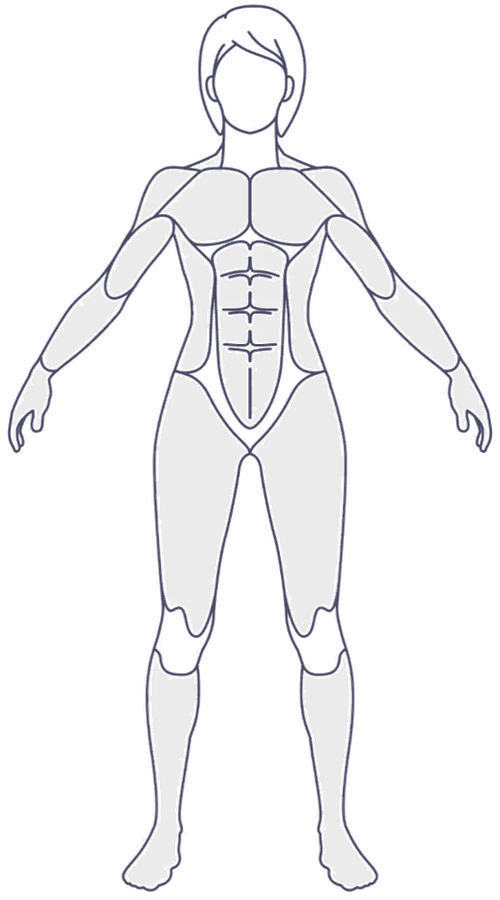
#> input picture assets/female-front.png, 500 x 900 px; its folder holds 4 pictures in this run
$ python extract_hotspots.py
#> lines starting #> are read from the running program, lines starting #| are printed output that depends on the picture; after the words box and inside, x2 and y2 are one past the last pixel; in counts of white or black regions, pixels touching at a corner belong together
#!/usr/bin/env python3
"""
Regenerate the body-map HOTSPOTS in index.html from the assets/ muscle images.

WHY: the clickable muscle regions are traced from the line art, not hand-drawn. If
you replace a body image, re-normalize it to 500x900 (transparent bg) and run this.

HOW IT WORKS: for each muscle we flood-fill inside its drawn region (the dark outline
strokes are walls, the light fill is passable) from a seed point — or a dense grid of
seeds (a "box") for thin/split muscles like forearms and the two-headed calves — then
trace the filled mask with cv2.findContours + approxPolyDP into a clean polygon.

RUN (needs numpy + opencv in the project venv):
    /Users/antonio/Desktop/testbuilds/testbuilds-virtual-environment/bin/python \
        scripts/extract_hotspots.py

It rewrites the `const HOTSPOTS = {...};` block in index.html and writes verification
overlays to scripts/_checks/ so you can eyeball the alignment.
"""
import os, json
from PIL import Image
import cv2, numpy as np

ROOT = os.path.dirname(os.path.dirname(os.path.abspath(__file__)))
ASSETS = os.path.join(ROOT, "assets")
CHECKS = os.path.join(os.path.dirname(os.path.abspath(__file__)), "_checks")
DIM = (52, 60, 72)  # dark slate for non-clickable body fill (so only muscles read as light/tappable)

# seed points (or bounding boxes, is_box=1) per muscle, in the 500x900 image space.
# Bilateral muscles get two entries (L/R). `core` lists several ab-segment seeds (unioned).
SPECS = {
 'female-front':[("shoulders",[(161,192)],0),("shoulders",[(337,192)],0),
   ("chest",[(211,207)],0),("chest",[(287,207)],0),
   ("core",[(249,326)],0),
   ("biceps",[(137,256)],0),("biceps",[(361,256)],0),("forearms",[(80,326)],0),("forearms",[(418,326)],0),
   ("quads",[(192,497)],0),("quads",[(306,497)],0)],
 'female-back':[("traps",[(249,197),(249,149)],0),("shoulders",[(168,177)],0),("shoulders",[(330,177)],0),
   ("back",[(205,251)],0),("back",[(292,251)],0),("triceps",[(135,241)],0),("triceps",[(363,241)],0),
   ("forearms",[(77,322)],0),("forearms",[(421,322)],0),("lowerback",[(249,321)],0),
   ("glutes",[(212,406)],0),("glutes",[(286,406)],0),("hamstrings",[(189,514)],0),("hamstrings",[(309,514)],0),
   ("calves",[(168,702)],0),("calves",[(330,702)],0)],
 'male-front':[("shoulders",[(158,190)],0),("shoulders",[(342,190)],0),("chest",[(215,190)],0),("chest",[(285,190)],0),
   ("core",[(250,260),(250,300),(250,340),(235,280),(265,280),(235,330),(265,330),(250,380)],0),
   ("biceps",[(130,270)],0),("biceps",[(370,270)],0),("forearms",(40,330,130,430),1),("forearms",(370,330,460,430),1),
   ("quads",[(205,520)],0),("quads",[(295,520)],0)],
 'male-back':[("traps",[(250,185)],0),("shoulders",[(158,190)],0),("shoulders",[(342,190)],0),
   ("back",[(215,290)],0),("back",[(285,290)],0),("triceps",[(130,270)],0),("triceps",[(370,270)],0),
   ("forearms",(40,330,130,430),1),("forearms",(370,330,460,430),1),("lowerback",[(250,395)],0),
   ("glutes",[(212,455)],0),("glutes",[(288,455)],0),("hamstrings",[(205,560)],0),("hamstrings",[(295,560)],0),
   ("calves",(175,665,250,815),1),("calves",(250,665,325,815),1)],
}

def passable_mask(im):
    a = np.array(im)
    lum = 0.299*a[:,:,0] + 0.587*a[:,:,1] + 0.114*a[:,:,2]
    return ((a[:,:,3] >= 120) & (lum > 162)).astype(np.uint8)

def nudge(pm, x, y):
    h, w = pm.shape
    if 0 <= x < w and 0 <= y < h and pm[y, x]: return (x, y)
    for rad in range(1, 20):
        for dx in range(-rad, rad+1):
            for dy in (-rad, rad):
                nx, ny = x+dx, y+dy
                if 0 <= nx < w and 0 <= ny < h and pm[ny, nx]: return (nx, ny)
        for dy in range(-rad, rad+1):
            for dx in (-rad, rad):
                nx, ny = x+dx, y+dy
                if 0 <= nx < w and 0 <= ny < h and pm[ny, nx]: return (nx, ny)
    return None

def flood_region(pm, seeds, do_nudge=True):
    h, w = pm.shape
    region = np.zeros((h, w), np.uint8)
    for (sx, sy) in seeds:
        seed = nudge(pm, sx, sy) if do_nudge else ((sx, sy) if (0 <= sx < w and 0 <= sy < h and pm[sy, sx]) else None)
        if not seed: continue
        x, y = seed
        if region[y, x]: continue
        canvas = pm.copy()
        cv2.floodFill(canvas, np.zeros((h+2, w+2), np.uint8), (x, y), 2)
        region[canvas == 2] = 1
    return region

def contour_points(region, inset=2, eps_frac=0.009, close=0):
    if region.sum() == 0: return None
    m = (region * 255).astype(np.uint8)
    # close bridges thin internal gaps (e.g. the ab division lines) so a segmented
    # muscle like `core` becomes ONE shape; it preserves the outer silhouette.
    if close > 0:
        m = cv2.morphologyEx(m, cv2.MORPH_CLOSE, cv2.getStructuringElement(cv2.MORPH_ELLIPSE, (close, close)))
    if inset > 0:
        er = cv2.erode(m, np.ones((inset*2+1, inset*2+1), np.uint8))
        if er.sum() > 0: m = er
    cs, _ = cv2.findContours(m, cv2.RETR_EXTERNAL, cv2.CHAIN_APPROX_SIMPLE)
    if not cs: return None
    c = max(cs, key=cv2.contourArea)
    ap = cv2.approxPolyDP(c, eps_frac * cv2.arcLength(c, True), True)
    return [[int(p[0][0]), int(p[0][1])] for p in ap]

def boxseeds(b, s=10):
    x0, y0, x1, y1 = b
    return [(x, y) for x in range(x0, x1+1, s) for y in range(y0, y1+1, s)]

def main():
    os.makedirs(CHECKS, exist_ok=True)
    result = {}
    for name, specs in SPECS.items():
        im = Image.open(os.path.join(ASSETS, f"{name}.png")).convert("RGBA")
#> im is the input picture: PIL image 500x900 RGBA; mean R, G, B, A 55.5, 55.6, 57, 58.6
        pm = passable_mask(im); h, w = pm.shape
#> in passable_mask, `return ((a[:,:,3] >= 120) & (lum > 162)).astype(np.uint8)`:
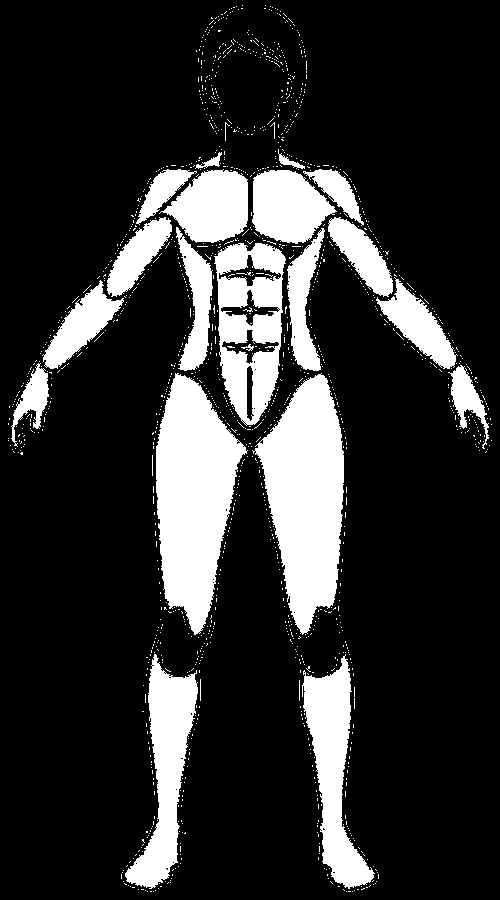
#> returned value: shape (900, 500); values 0 (black) and 1 (white), 18.7% white; 1413 white regions (1388 under 20 px), largest, box (x1, y1, x2, y2) and area: (156, 373, 248, 635) 14758, (252, 373, 344, 635) 14740, (214, 243, 286, 426) 7942
#> after `h, w = pm.shape`: h = 900; w = 500
        polys = []
        clickable = np.zeros((h, w), np.uint8)
        for g, seeds, is_box in specs:
            sds = boxseeds(seeds) if is_box else seeds
            reg = flood_region(pm, sds, do_nudge=(not is_box))
            clickable = np.maximum(clickable, reg)
            # `core` spans several drawn ab segments — close the gaps so it traces as one region
            pts = contour_points(reg, close=(19 if g == "core" else 0))
            if pts: polys.append((g, pts))
            else: print("  WARNING empty region:", name, g)
#> this loop made 11 passes
#> pass 1, in contour_points, `er = cv2.erode(m, np.ones((inset*2+1, inset*2+1), np.uint8))`:
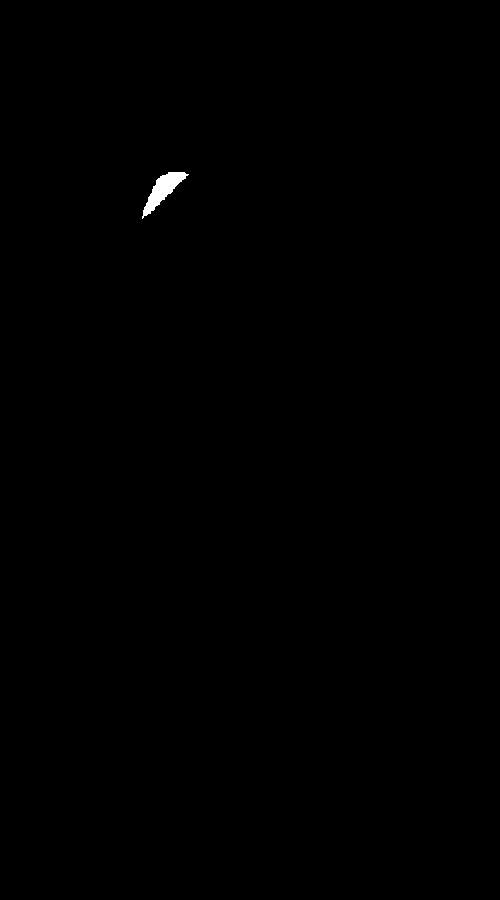
#> er: shape (900, 500); 0.17% white; 1 white region, box (x1, y1, x2, y2) and area: (142, 172, 189, 219) 781
#> after the loop: clickable: shape (900, 500); values 0 (black) and 1 (white), 13.1% white; 11 white regions, largest, box (x1, y1, x2, y2) and area: (156, 373, 247, 635) 14733, (255, 374, 344, 635) 14712, (214, 243, 286, 425) 7902
#> after the loop:
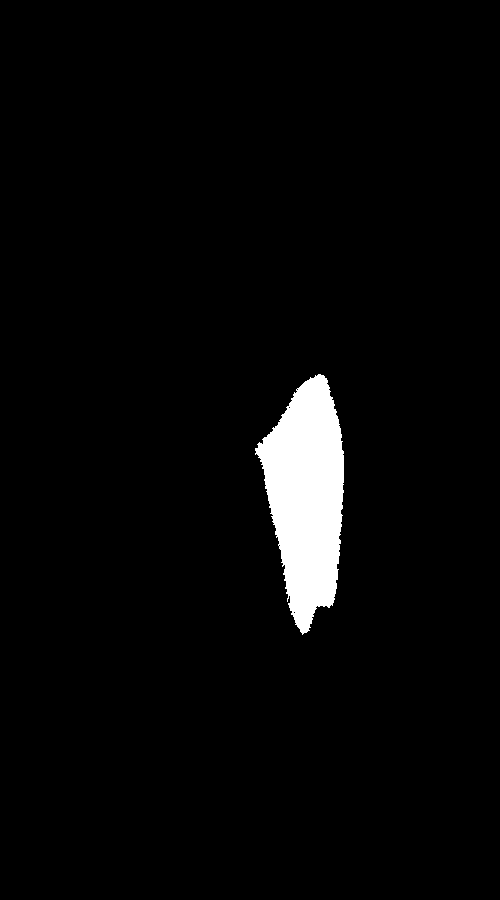
#> reg: shape (900, 500); values 0 (black) and 1 (white), 3.3% white; 1 white region, box (x1, y1, x2, y2) and area: (255, 374, 344, 635) 14712
#> after the loop, polys = 11 items
        result[name] = polys
        # Dim every light body-fill pixel that isn't part of a clickable muscle, so only
        # tappable muscles read as light. Idempotent: dimmed pixels are no longer "passable".
        arr = np.array(im)
        nonclick = (pm > 0) & (clickable == 0)
#> nonclick: shape (900, 500) bool; 5.6% white; 1542 white regions (1528 under 20 px), largest, box (x1, y1, x2, y2) and area: (125, 654, 198, 889) 7213, (302, 654, 375, 889) 7201, (287, 228, 325, 371) 2613
        arr[nonclick] = (DIM[0], DIM[1], DIM[2], 255)
#> arr: shape (900, 500, 4); 5.63% of pixels changed, all inside (x1, y1, x2, y2) = (8, 5, 492, 892)
        Image.fromarray(arr).save(os.path.join(ASSETS, f"{name}.png"))
        # verification overlay (from the dimmed image)
        base = arr; al = base[:, :, 3:4] / 255.0
#> after `al = base[:, :, 3:4] / 255.0`:
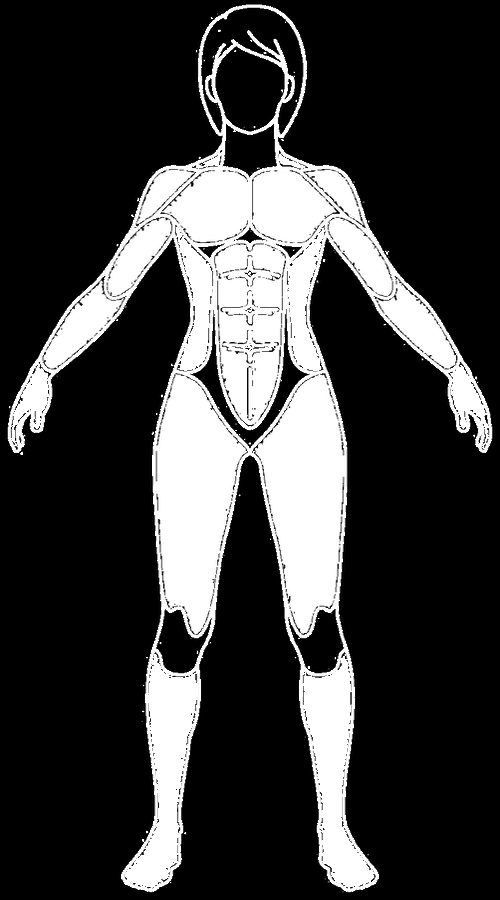
#> al: shape (900, 500, 1) float64; min 0, max 1, mean 0.233
        rgb = (base[:, :, :3] * al + 255 * (1 - al)).astype(np.uint8).copy()
        over = rgb.copy()
        for g, pts in polys:
            arr = np.array(pts, np.int32)
            cv2.fillPoly(over, [arr], (0, 0, 255)); cv2.polylines(rgb, [arr], True, (0, 0, 255), 2)
#> this loop made 11 passes
#> g on passes 1 to 11: 'shoulders', 'shoulders', 'chest', 'chest', 'core', 'biceps', 'biceps', 'forearms', 'forearms', 'quads', 'quads'
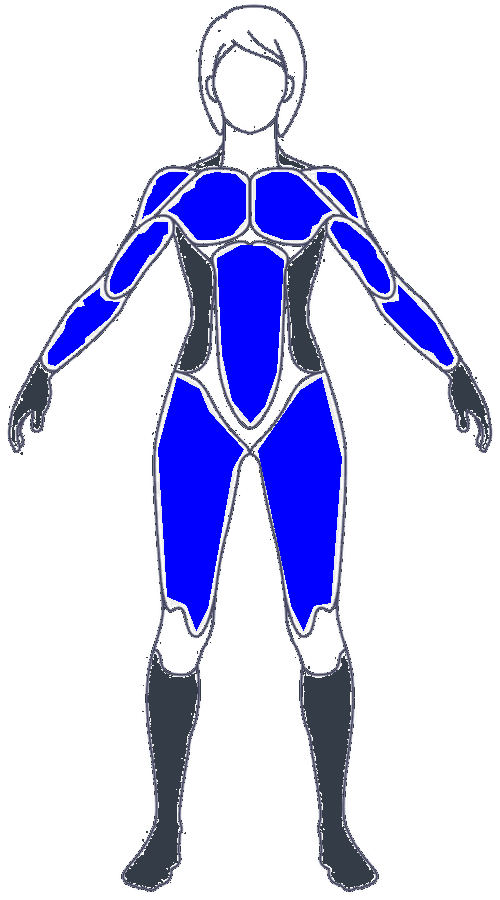
#> over: shape (900, 500, 3); mean R, G, B 207.4, 207.9, 238.9
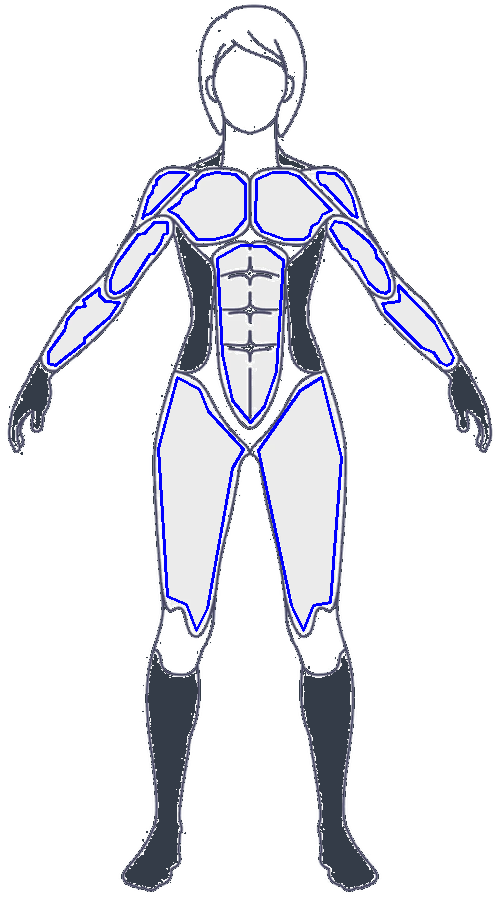
#> rgb: shape (900, 500, 3); mean R, G, B 229.2, 229.7, 236.7
        rgb = cv2.addWeighted(over, 0.35, rgb, 0.65, 0)
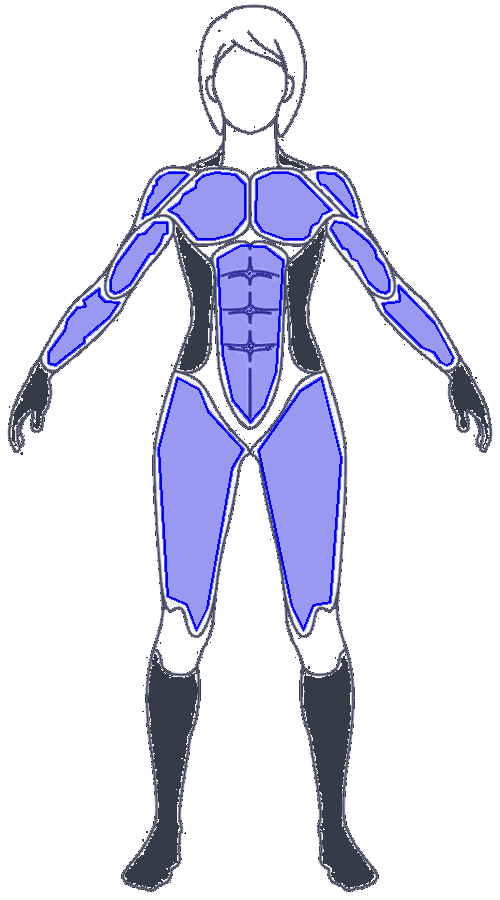
#> rgb: shape (900, 500, 3); mean R, G, B 221.6, 222.1, 237.4
        cv2.imwrite(os.path.join(CHECKS, f"{name}.png"), cv2.cvtColor(rgb, cv2.COLOR_RGB2BGR))
        print(f"{name}: {len(polys)} regions")
#| female-front: 11 regions
#> pass 2 of the loop in main, `for name, specs in SPECS.items():`:
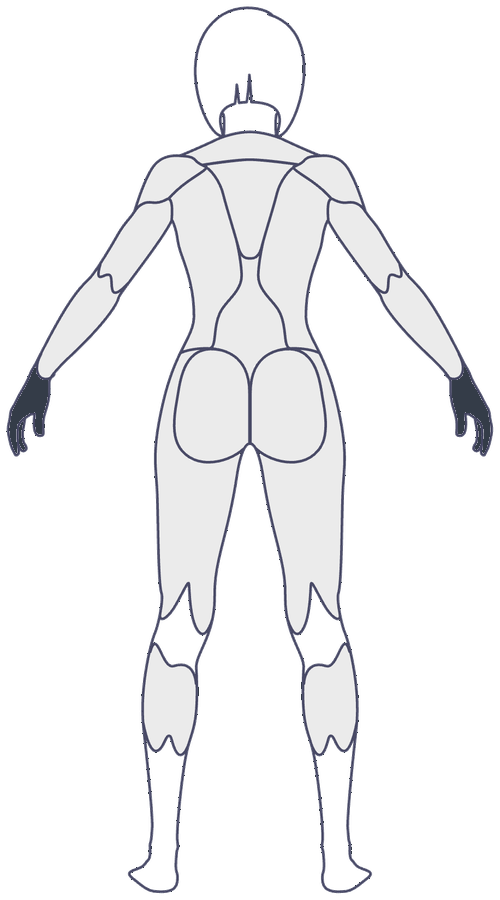
#> input picture assets/female-back.png, 500 x 900 px
#> in main, im is the input picture: PIL image 500x900 RGBA; mean R, G, B, A 51.2, 51.3, 52.9, 60.1
#> after the loop in main, `for g, seeds, is_box in specs:`:
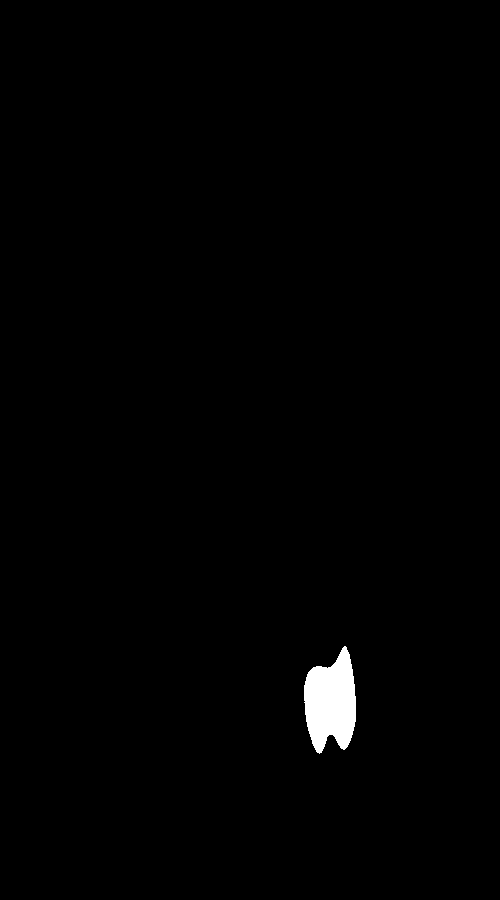
#> reg: shape (900, 500); values 0 (black) and 1 (white), 0.88% white; 1 white region, box (x1, y1, x2, y2) and area: (304, 646, 356, 754) 3962
#> after the loop in main, `for g, seeds, is_box in specs:`: polys = 16 items
#> nonclick: shape (900, 500) bool; every value is 0
#> the loop in main, `for g, pts in polys:` made 16 passes
#> in main, `rgb = cv2.addWeighted(over, 0.35, rgb, 0.65, 0)`:
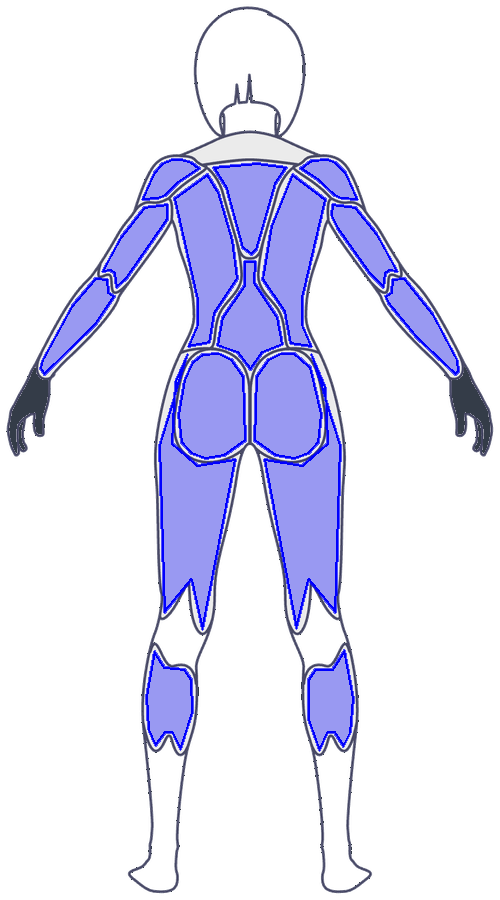
#> rgb: shape (900, 500, 3); mean R, G, B 225.6, 225.7, 245.8
#| female-back: 16 regions
#> pass 3 of the loop in main, `for name, specs in SPECS.items():`:
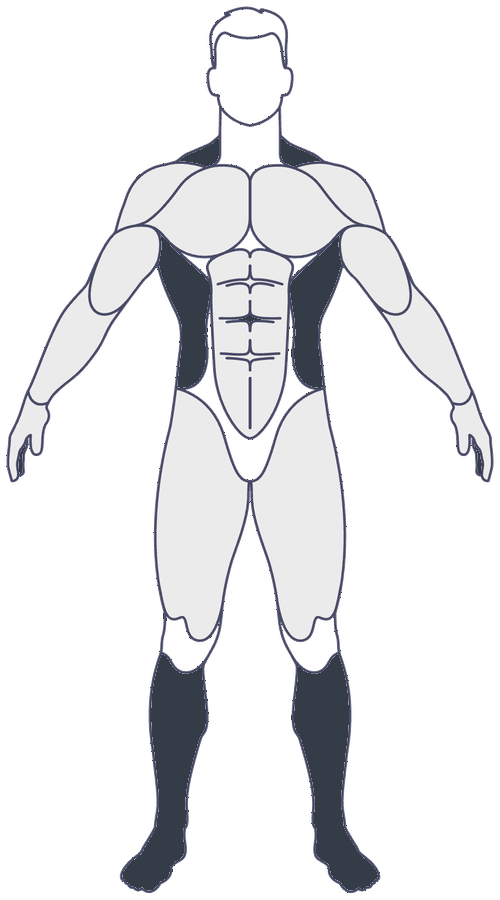
#> input picture assets/male-front.png, 500 x 900 px
#> in main, im is the input picture: PIL image 500x900 RGBA; mean R, G, B, A 50.1, 50.7, 52.9, 69.9
#> after the loop in main, `for g, seeds, is_box in specs:`:
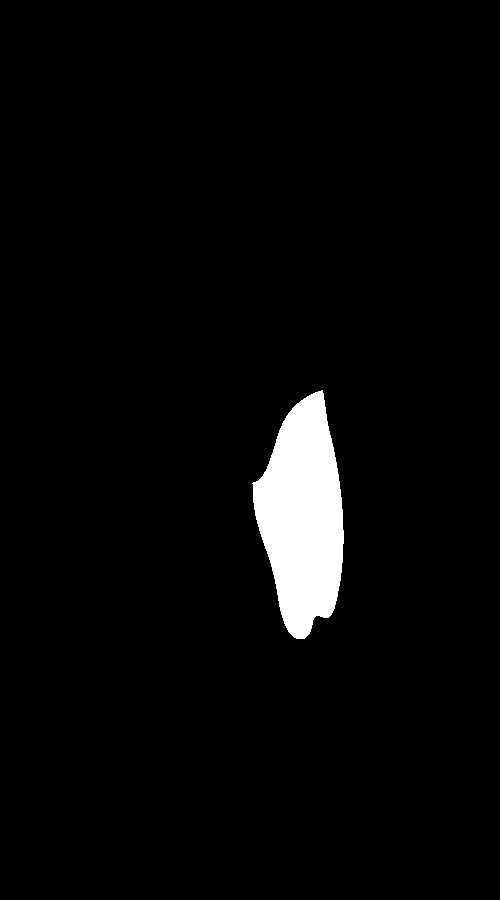
#> reg: shape (900, 500); values 0 (black) and 1 (white), 3.4% white; 1 white region, box (x1, y1, x2, y2) and area: (252, 390, 344, 639) 15287
#> after the loop in main, `for g, seeds, is_box in specs:`: polys = 11 items
#> the loop in main, `for g, pts in polys:` made 11 passes
#> in main, `rgb = cv2.addWeighted(over, 0.35, rgb, 0.65, 0)`:
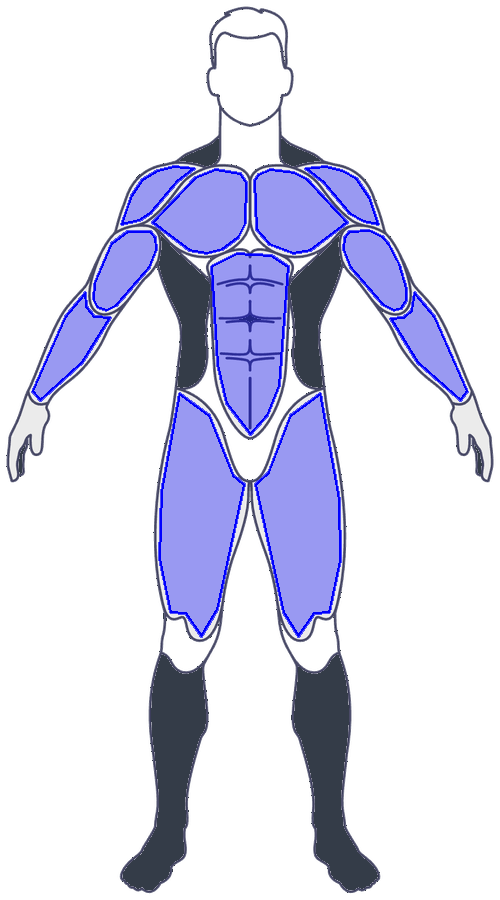
#> rgb: shape (900, 500, 3); mean R, G, B 217, 217.5, 236
#| male-front: 11 regions
#> the loop made 4 passes; the first 3 are shown

    def block_for(key):
        return "\n".join(f'        {{ g:"{g}", p:"{" ".join(f"{x},{y}" for x,y in pts)}" }},' for g, pts in result[key])
    block = ("  const HOTSPOTS = {\n    female: {\n      front: [\n" + block_for("female-front") +
             "\n      ],\n      back: [\n" + block_for("female-back") + "\n      ],\n    },\n    male: {\n      front: [\n" +
             block_for("male-front") + "\n      ],\n      back: [\n" + block_for("male-back") + "\n      ],\n    },\n  };")
    idx = os.path.join(ROOT, "index.html")
#> (the run stopped early here; a loop or call above may not have finished)
